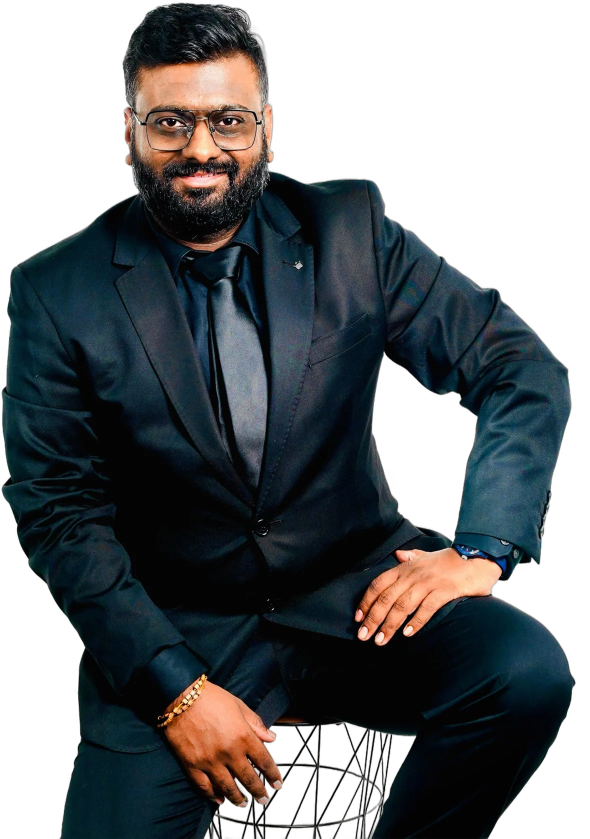
#> input picture sites/businesssanta/assets/img/manav-cut-1180.webp, 1180 x 1678 px, given in place of logo-512.png, which was not available (shown at 1/2 size)
$ python reel_kit.py
#> lines starting #> are read from the running program, lines starting #| are printed output that depends on the picture; after the words box and inside, x2 and y2 are one past the last pixel; in counts of white or black regions, pixels touching at a corner belong together
"""Business Santa vertical design kit (1080x1920): Reels, Shorts, covers and stories that read cleanly on every platform.

The look: a full-bleed navy backdrop with soft decoration (it may run under the platforms' buttons and captions,
nothing there needs to be read), and one content card that sits exactly inside the safe zone from safezone.py.
The brand rides on the card as a folder tab (logo, Business Santa, businesssanta.com), so it is always visible and
never under Instagram's username row, YouTube's buttons or Facebook's caption.

Every Stage records what it draws; draw() refuses content outside the safe zone and finish() runs the pixel check
against the background, so a leak stops the render instead of reaching the feed.

Typical use (see tools/video/reels/example_tip.py):
    from reel_kit import Stage, hook, statement, tip, shot, close, cover
    frames = [hook(...), statement(...), tip(1, ...), close()]
    cover(...).save('cover.jpg')
    render_video(frames, durs, 'video_only.mp4')
"""
import os, math, subprocess
from PIL import Image, ImageDraw, ImageFont, ImageFilter
import safezone

W, H, FPS = 1080, 1920, 30
NAVY, NAVY_D, CARD = (11, 18, 40), (5, 8, 18), (20, 31, 58)
YEL, WHITE, MUT, SKY, CORAL = (253, 185, 19), (255, 255, 255), (178, 188, 208), (120, 200, 255), (255, 128, 112)
HERE = os.path.dirname(os.path.abspath(__file__))
REPO = os.path.dirname(os.path.dirname(HERE))
IMG = os.path.join(REPO, 'sites', 'businesssanta', 'assets', 'img')
HEAD = os.path.join(HERE, 'assets', 'bshead.ttf')
INTER = '/usr/share/fonts/opentype/inter/Inter-%s.otf'

# Card geometry: the card IS the safe zone (decoration may extend a few pixels past it).
TAB = (72, 300, 744, 392)           # brand tab on top of the card
CARD_BOX = (60, 384, 1020, 1400)    # card body
PAD = 44
X0 = 72 + PAD                        # content left edge (116)
X1_UP, X1_LOW = 1008 - PAD, 912 - 8  # content right edge above / below y 840 (buttons on the right below 840)
Y0, Y1 = 392 + 40, 1400 - 52         # content top / bottom (progress bar below)
CAPTION_Y = 1300                     # lane for word-by-word captions in Shorts (inside the card, above usernames)


def F(size, kind='head'):
    return ImageFont.truetype(HEAD if kind == 'head' else INTER % kind, size)


def _circle(im, d):
#> called with d = 64
    im = im.resize((d, d), Image.LANCZOS); m = Image.new('L', (d, d), 0)
#> after `im = im.resize((d, d), Image.LANCZOS)`:
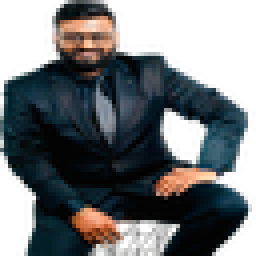
#> im: PIL image 64x64 RGBA (shown 4 times larger); mean R, G, B, A 28.7, 33.3, 35.8, 160.9; transparent parts drawn white
#> after `m = Image.new('L', (d, d), 0)`: m: PIL image 64x64 L; every value is 0
    ImageDraw.Draw(m).ellipse((0, 0, d - 1, d - 1), fill=255); im.putalpha(m); return im
#> after `ImageDraw.Draw(m).ellipse((0, 0, d - 1, d - 1), fill=255)`:
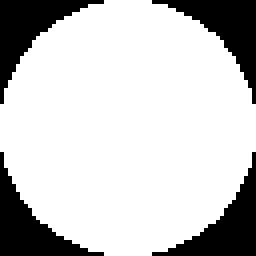
#> m: PIL image 64x64 L (shown 4 times larger); 78.4% white; 4 black regions, box (x1, y1, x2, y2) and area: (0, 0, 26, 26) 221, (38, 0, 64, 26) 221, (0, 38, 26, 64) 221, (38, 38, 64, 64) 221
#> after `im.putalpha(m)`:
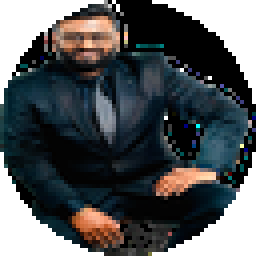
#> im: PIL image 64x64 RGBA (shown 4 times larger); mean R, G, B, A 28.7, 33.3, 35.8, 200; transparent parts drawn white


LOGO = _circle(Image.open(os.path.join(IMG, 'logo-512.png')).convert('RGBA'), 64)
MANAV = Image.open(os.path.join(IMG, 'manav-cut-860.webp')).convert('RGBA')
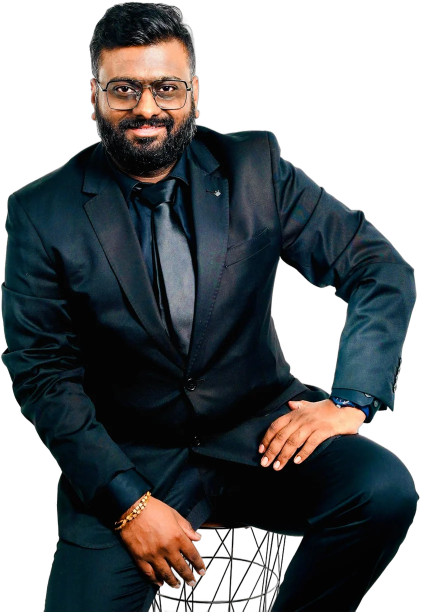
#> input picture sites/businesssanta/assets/img/manav-cut-860.webp, 860 x 1223 px (shown at 1/2 size)
#> MANAV is the input picture: PIL image 860x1223 RGBA; mean R, G, B, A 25.5, 29.3, 31.5, 160.8


# [32 lines left out: function backdrop, not called in this run]


class Stage:
    """One frame. Draw content with the helpers; every box is checked against the safe zone."""

    # [4 lines left out: function __init__, not called in this run]

    def _ok(self, box, what):
        if not safezone.inside(box, self.fmt):
            raise safezone.SafeZoneError(f'{what!r} at {tuple(int(v) for v in box)} is outside the {self.fmt} safe zone')

    def right_edge(self, y0, y1):
        return X1_UP if y1 <= 840 else X1_LOW

    def text(self, xy, txt, font, fill, anchor='la'):
        box = self.d.textbbox(xy, txt, font=font, anchor=anchor); self._ok(box, txt)
        self.d.text(xy, txt, font=font, fill=fill, anchor=anchor); return box

    # [44 lines left out: functions fit, wrap, para, _lines, not called in this run]

    def box(self, rect, radius, fill, what='box'):
        self._ok(rect, what); self.d.rounded_rectangle(rect, radius, fill=fill)

    def paste(self, img, xy, what='image'):
        box = (xy[0], xy[1], xy[0] + img.width, xy[1] + img.height); self._ok(box, what)
        self.im.paste(img, xy, img if img.mode == 'RGBA' else None)

    # [10 lines left out: functions star, pin, not called in this run]

    def finish(self, name='frame'):
        safezone.check(self.im, self.bg, self.fmt, name)
        return self


# ---------- scene templates ----------
# Each template lays its content out, measures it, and centers it vertically in the card so no card looks half empty.

# [105 lines left out: functions _centered, hook, statement, tip, shot, close, not called in this run]


COVER_STYLES = {  # rotate so neighbouring covers on the grid never look alike
    'yellow': dict(bg=YEL, ink=NAVY, panel=NAVY, panel_ink=WHITE),
    'navy': dict(bg=NAVY, ink=YEL, panel=YEL, panel_ink=NAVY),
    'white': dict(bg=(246, 247, 250), ink=NAVY, panel=YEL, panel_ink=NAVY),
    'sky': dict(bg=(32, 92, 168), ink=WHITE, panel=YEL, panel_ink=NAVY),
    'coral': dict(bg=(232, 92, 74), ink=WHITE, panel=NAVY, panel_ink=WHITE),
}


# [60 lines left out: functions cover, render_video, not called in this run]
